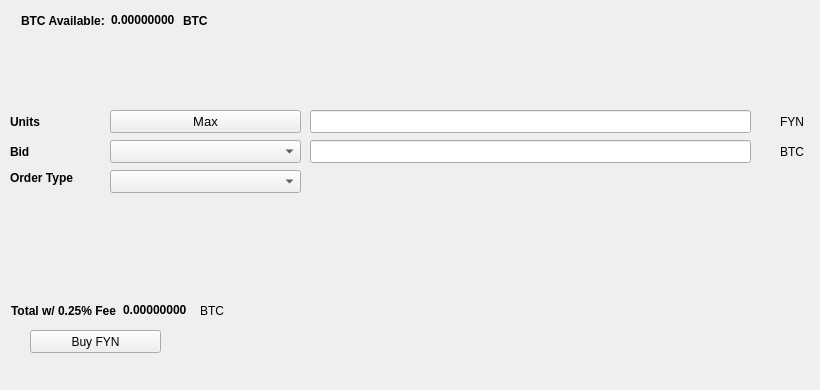
   <widget class="QWidget" name="BuyTab">
    <attribute name="title">
     <string>Buy</string>
    </attribute>
    <widget class="QPushButton" name="BuyFYN">
     <property name="geometry">
      <rect>
       <x>30</x>
       <y>330</y>
       <width>131</width>
       <height>23</height>
      </rect>
     </property>
     <property name="text">
      <string>Buy FYN</string>
     </property>
     <property name="icon">
      <iconset resource="../fyn.qrc">
       <normaloff>:/icons/bitcoin</normaloff>:/icons/bitcoin</iconset>
     </property>
    </widget>
    <widget class="QLabel" name="label_3">
     <property name="geometry">
      <rect>
       <x>10</x>
       <y>110</y>
       <width>46</width>
       <height>23</height>
      </rect>
     </property>
     <property name="font">
      <font>
       <weight>75</weight>
       <bold>true</bold>
      </font>
     </property>
     <property name="text">
      <string>Units</string>
     </property>
    </widget>
    <widget class="QLineEdit" name="UnitsInput">
     <property name="geometry">
      <rect>
       <x>310</x>
       <y>110</y>
       <width>441</width>
       <height>23</height>
      </rect>
     </property>
     <property name="font">
      <font>
       <pointsize>9</pointsize>
       <weight>75</weight>
       <bold>true</bold>
      </font>
     </property>
    </widget>
    <widget class="QLineEdit" name="BuyBidPriceEdit">
     <property name="geometry">
      <rect>
       <x>310</x>
       <y>140</y>
       <width>441</width>
       <height>23</height>
      </rect>
     </property>
     <property name="font">
      <font>
       <pointsize>9</pointsize>
       <weight>75</weight>
       <bold>true</bold>
      </font>
     </property>
    </widget>
    <widget class="QLabel" name="label_4">
     <property name="geometry">
      <rect>
       <x>780</x>
       <y>110</y>
       <width>31</width>
       <height>23</height>
      </rect>
     </property>
     <property name="text">
      <string>FYN</string>
     </property>
    </widget>
    <widget class="QLabel" name="label_5">
     <property name="geometry">
      <rect>
       <x>780</x>
       <y>140</y>
       <width>31</width>
       <height>23</height>
      </rect>
     </property>
     <property name="text">
      <string>BTC</string>
     </property>
    </widget>
    <widget class="QLabel" name="label_6">
     <property name="geometry">
      <rect>
       <x>10</x>
       <y>140</y>
       <width>46</width>
       <height>23</height>
      </rect>
     </property>
     <property name="font">
      <font>
       <weight>75</weight>
       <bold>true</bold>
      </font>
     </property>
     <property name="text">
      <string>Bid</string>
     </property>
    </widget>
    <widget class="QLabel" name="label_7">
     <property name="geometry">
      <rect>
       <x>10</x>
       <y>170</y>
       <width>91</width>
       <height>16</height>
      </rect>
     </property>
     <property name="font">
      <font>
       <weight>75</weight>
       <bold>true</bold>
      </font>
     </property>
     <property name="text">
      <string>Order Type</string>
     </property>
    </widget>
    <widget class="QPushButton" name="Buy_Max_Amount">
     <property name="geometry">
      <rect>
       <x>110</x>
       <y>110</y>
       <width>191</width>
       <height>23</height>
      </rect>
     </property>
     <property name="font">
      <font>
       <pointsize>10</pointsize>
      </font>
     </property>
     <property name="text">
      <string>Max</string>
     </property>
    </widget>
    <widget class="QComboBox" name="BuyBidcomboBox">
     <property name="geometry">
      <rect>
       <x>110</x>
       <y>140</y>
       <width>191</width>
       <height>23</height>
      </rect>
     </property>
     <property name="font">
      <font>
       <pointsize>10</pointsize>
      </font>
     </property>
    </widget>
    <widget class="QComboBox" name="buyOrdertypeCombo">
     <property name="geometry">
      <rect>
       <x>110</x>
       <y>170</y>
       <width>191</width>
       <height>23</height>
      </rect>
     </property>
     <property name="font">
      <font>
       <pointsize>10</pointsize>
      </font>
     </property>
    </widget>
    <widget class="QWidget" name="layoutWidget1">
     <property name="geometry">
      <rect>
       <x>21</x>
       <y>11</y>
       <width>227</width>
       <height>19</height>
      </rect>
     </property>
     <layout class="QHBoxLayout" name="horizontalLayout_3">
      <item>
       <widget class="QLabel" name="label232">
        <property name="font">
         <font>
          <weight>75</weight>
          <bold>true</bold>
         </font>
        </property>
        <property name="text">
         <string>BTC Available:</string>
        </property>
       </widget>
      </item>
      <item>
       <widget class="QLabel" name="BtcAvailableLbl">
        <property name="palette">
         <palette>
          <active>
           <colorrole role="WindowText">
            <brush brushstyle="SolidPattern">
             <color alpha="255">
              <red>0</red>
              <green>0</green>
              <blue>0</blue>
             </color>
            </brush>
           </colorrole>
           <colorrole role="Button">
            <brush brushstyle="SolidPattern">
             <color alpha="255">
              <red>0</red>
              <green>170</green>
              <blue>0</blue>
             </color>
            </brush>
           </colorrole>
           <colorrole role="Light">
            <brush brushstyle="SolidPattern">
             <color alpha="255">
              <red>0</red>
              <green>255</green>
              <blue>0</blue>
             </color>
            </brush>
           </colorrole>
           <colorrole role="Midlight">
            <brush brushstyle="SolidPattern">
             <color alpha="255">
              <red>0</red>
              <green>212</green>
              <blue>0</blue>
             </color>
            </brush>
           </colorrole>
           <colorrole role="Dark">
            <brush brushstyle="SolidPattern">
             <color alpha="255">
              <red>0</red>
              <green>85</green>
              <blue>0</blue>
             </color>
            </brush>
           </colorrole>
           <colorrole role="Mid">
            <brush brushstyle="SolidPattern">
             <color alpha="255">
              <red>0</red>
              <green>113</green>
              <blue>0</blue>
             </color>
            </brush>
           </colorrole>
           <colorrole role="Text">
            <brush brushstyle="SolidPattern">
             <color alpha="255">
              <red>0</red>
              <green>170</green>
              <blue>0</blue>
             </color>
            </brush>
           </colorrole>
           <colorrole role="BrightText">
            <brush brushstyle="SolidPattern">
             <color alpha="255">
              <red>255</red>
              <green>255</green>
              <blue>255</blue>
             </color>
            </brush>
           </colorrole>
           <colorrole role="ButtonText">
            <brush brushstyle="SolidPattern">
             <color alpha="255">
              <red>0</red>
              <green>0</green>
              <blue>0</blue>
             </color>
            </brush>
           </colorrole>
           <colorrole role="Base">
            <brush brushstyle="SolidPattern">
             <color alpha="255">
              <red>255</red>
              <green>255</green>
              <blue>255</blue>
             </color>
            </brush>
           </colorrole>
           <colorrole role="Window">
            <brush brushstyle="SolidPattern">
             <color alpha="255">
              <red>0</red>
              <green>170</green>
              <blue>0</blue>
             </color>
            </brush>
           </colorrole>
           <colorrole role="Shadow">
            <brush brushstyle="SolidPattern">
             <color alpha="255">
              <red>0</red>
              <green>0</green>
              <blue>0</blue>
             </color>
            </brush>
           </colorrole>
           <colorrole role="AlternateBase">
            <brush brushstyle="SolidPattern">
             <color alpha="255">
              <red>127</red>
              <green>212</green>
              <blue>127</blue>
             </color>
            </brush>
           </colorrole>
           <colorrole role="ToolTipBase">
            <brush brushstyle="SolidPattern">
             <color alpha="255">
              <red>255</red>
              <green>255</green>
              <blue>220</blue>
             </color>
            </brush>
           </colorrole>
           <colorrole role="ToolTipText">
            <brush brushstyle="SolidPattern">
             <color alpha="255">
              <red>0</red>
              <green>0</green>
              <blue>0</blue>
             </color>
            </brush>
           </colorrole>
          </active>
          <inactive>
           <colorrole role="WindowText">
            <brush brushstyle="SolidPattern">
             <color alpha="255">
              <red>0</red>
              <green>0</green>
              <blue>0</blue>
             </color>
            </brush>
           </colorrole>
           <colorrole role="Button">
            <brush brushstyle="SolidPattern">
             <color alpha="255">
              <red>0</red>
              <green>170</green>
              <blue>0</blue>
             </color>
            </brush>
           </colorrole>
           <colorrole role="Light">
            <brush brushstyle="SolidPattern">
             <color alpha="255">
              <red>0</red>
              <green>255</green>
              <blue>0</blue>
             </color>
            </brush>
           </colorrole>
           <colorrole role="Midlight">
            <brush brushstyle="SolidPattern">
             <color alpha="255">
              <red>0</red>
              <green>212</green>
              <blue>0</blue>
             </color>
            </brush>
           </colorrole>
           <colorrole role="Dark">
            <brush brushstyle="SolidPattern">
             <color alpha="255">
              <red>0</red>
              <green>85</green>
              <blue>0</blue>
             </color>
            </brush>
           </colorrole>
           <colorrole role="Mid">
            <brush brushstyle="SolidPattern">
             <color alpha="255">
              <red>0</red>
              <green>113</green>
              <blue>0</blue>
             </color>
            </brush>
           </colorrole>
           <colorrole role="Text">
            <brush brushstyle="SolidPattern">
             <color alpha="255">
              <red>0</red>
              <green>170</green>
              <blue>0</blue>
             </color>
            </brush>
           </colorrole>
           <colorrole role="BrightText">
            <brush brushstyle="SolidPattern">
             <color alpha="255">
              <red>255</red>
              <green>255</green>
              <blue>255</blue>
             </color>
            </brush>
           </colorrole>
           <colorrole role="ButtonText">
            <brush brushstyle="SolidPattern">
             <color alpha="255">
              <red>0</red>
              <green>0</green>
              <blue>0</blue>
             </color>
            </brush>
           </colorrole>
           <colorrole role="Base">
            <brush brushstyle="SolidPattern">
             <color alpha="255">
              <red>255</red>
              <green>255</green>
              <blue>255</blue>
             </color>
            </brush>
           </colorrole>
           <colorrole role="Window">
            <brush brushstyle="SolidPattern">
             <color alpha="255">
              <red>0</red>
              <green>170</green>
              <blue>0</blue>
             </color>
            </brush>
           </colorrole>
           <colorrole role="Shadow">
            <brush brushstyle="SolidPattern">
             <color alpha="255">
              <red>0</red>
              <green>0</green>
              <blue>0</blue>
             </color>
            </brush>
           </colorrole>
           <colorrole role="AlternateBase">
            <brush brushstyle="SolidPattern">
             <color alpha="255">
              <red>127</red>
              <green>212</green>
              <blue>127</blue>
             </color>
            </brush>
           </colorrole>
           <colorrole role="ToolTipBase">
            <brush brushstyle="SolidPattern">
             <color alpha="255">
              <red>255</red>
              <green>255</green>
              <blue>220</blue>
             </color>
            </brush>
           </colorrole>
           <colorrole role="ToolTipText">
            <brush brushstyle="SolidPattern">
             <color alpha="255">
              <red>0</red>
              <green>0</green>
              <blue>0</blue>
             </color>
            </brush>
           </colorrole>
          </inactive>
          <disabled>
           <colorrole role="WindowText">
            <brush brushstyle="SolidPattern">
             <color alpha="255">
              <red>0</red>
              <green>85</green>
              <blue>0</blue>
             </color>
            </brush>
           </colorrole>
           <colorrole role="Button">
            <brush brushstyle="SolidPattern">
             <color alpha="255">
              <red>0</red>
              <green>170</green>
              <blue>0</blue>
             </color>
            </brush>
           </colorrole>
           <colorrole role="Light">
            <brush brushstyle="SolidPattern">
             <color alpha="255">
              <red>0</red>
              <green>255</green>
              <blue>0</blue>
             </color>
            </brush>
           </colorrole>
           <colorrole role="Midlight">
            <brush brushstyle="SolidPattern">
             <color alpha="255">
              <red>0</red>
              <green>212</green>
              <blue>0</blue>
             </color>
            </brush>
           </colorrole>
           <colorrole role="Dark">
            <brush brushstyle="SolidPattern">
             <color alpha="255">
              <red>0</red>
              <green>85</green>
              <blue>0</blue>
             </color>
            </brush>
           </colorrole>
           <colorrole role="Mid">
            <brush brushstyle="SolidPattern">
             <color alpha="255">
              <red>0</red>
              <green>113</green>
              <blue>0</blue>
             </color>
            </brush>
           </colorrole>
           <colorrole role="Text">
            <brush brushstyle="SolidPattern">
             <color alpha="255">
              <red>0</red>
              <green>85</green>
              <blue>0</blue>
             </color>
            </brush>
           </colorrole>
           <colorrole role="BrightText">
            <brush brushstyle="SolidPattern">
             <color alpha="255">
              <red>255</red>
              <green>255</green>
              <blue>255</blue>
             </color>
            </brush>
           </colorrole>
           <colorrole role="ButtonText">
            <brush brushstyle="SolidPattern">
             <color alpha="255">
              <red>0</red>
              <green>85</green>
              <blue>0</blue>
             </color>
            </brush>
           </colorrole>
           <colorrole role="Base">
            <brush brushstyle="SolidPattern">
             <color alpha="255">
              <red>0</red>
              <green>170</green>
              <blue>0</blue>
             </color>
            </brush>
           </colorrole>
           <colorrole role="Window">
            <brush brushstyle="SolidPattern">
             <color alpha="255">
              <red>0</red>
              <green>170</green>
              <blue>0</blue>
             </color>
            </brush>
           </colorrole>
           <colorrole role="Shadow">
            <brush brushstyle="SolidPattern">
             <color alpha="255">
              <red>0</red>
              <green>0</green>
              <blue>0</blue>
             </color>
            </brush>
           </colorrole>
           <colorrole role="AlternateBase">
            <brush brushstyle="SolidPattern">
             <color alpha="255">
              <red>0</red>
              <green>170</green>
              <blue>0</blue>
             </color>
            </brush>
           </colorrole>
           <colorrole role="ToolTipBase">
            <brush brushstyle="SolidPattern">
             <color alpha="255">
              <red>255</red>
              <green>255</green>
              <blue>220</blue>
             </color>
            </brush>
           </colorrole>
           <colorrole role="ToolTipText">
            <brush brushstyle="SolidPattern">
             <color alpha="255">
              <red>0</red>
              <green>0</green>
              <blue>0</blue>
             </color>
            </brush>
           </colorrole>
          </disabled>
         </palette>
        </property>
        <property name="font">
         <font>
          <weight>75</weight>
          <bold>true</bold>
         </font>
        </property>
        <property name="text">
         <string>0.00000000</string>
        </property>
        <property name="textInteractionFlags">
         <set>Qt::LinksAccessibleByMouse|Qt::TextSelectableByKeyboard|Qt::TextSelectableByMouse</set>
        </property>
       </widget>
      </item>
      <item>
       <widget class="QLabel" name="BtcAvailableLbl_2">
        <property name="font">
         <font>
          <weight>75</weight>
          <bold>true</bold>
         </font>
        </property>
        <property name="text">
         <string>BTC</string>
        </property>
       </widget>
      </item>
     </layout>
    </widget>
    <widget class="QWidget" name="layoutWidge2">
     <property name="geometry">
      <rect>
       <x>11</x>
       <y>301</y>
       <width>259</width>
       <height>19</height>
      </rect>
     </property>
     <layout class="QHBoxLayout" name="horizontalLayout_4">
      <item>
       <widget class="QLabel" name="label_9">
        <property name="font">
         <font>
          <weight>75</weight>
          <bold>true</bold>
         </font>
        </property>
        <property name="text">
         <string>Total w/ 0.25% Fee</string>
        </property>
       </widget>
      </item>
      <item>
       <widget class="QLabel" name="BuyCostLabel">
        <property name="palette">
         <palette>
          <active>
           <colorrole role="WindowText">
            <brush brushstyle="SolidPattern">
             <color alpha="255">
              <red>0</red>
              <green>0</green>
              <blue>0</blue>
             </color>
            </brush>
           </colorrole>
           <colorrole role="Button">
            <brush brushstyle="SolidPattern">
             <color alpha="255">
              <red>0</red>
              <green>170</green>
              <blue>0</blue>
             </color>
            </brush>
           </colorrole>
           <colorrole role="Light">
            <brush brushstyle="SolidPattern">
             <color alpha="255">
              <red>0</red>
              <green>255</green>
              <blue>0</blue>
             </color>
            </brush>
           </colorrole>
           <colorrole role="Midlight">
            <brush brushstyle="SolidPattern">
             <color alpha="255">
              <red>0</red>
              <green>212</green>
              <blue>0</blue>
             </color>
            </brush>
           </colorrole>
           <colorrole role="Dark">
            <brush brushstyle="SolidPattern">
             <color alpha="255">
              <red>0</red>
              <green>85</green>
              <blue>0</blue>
             </color>
            </brush>
           </colorrole>
           <colorrole role="Mid">
            <brush brushstyle="SolidPattern">
             <color alpha="255">
              <red>0</red>
              <green>113</green>
              <blue>0</blue>
             </color>
            </brush>
           </colorrole>
           <colorrole role="Text">
            <brush brushstyle="SolidPattern">
             <color alpha="255">
              <red>0</red>
              <green>170</green>
              <blue>0</blue>
             </color>
            </brush>
           </colorrole>
           <colorrole role="BrightText">
            <brush brushstyle="SolidPattern">
             <color alpha="255">
              <red>255</red>
              <green>255</green>
              <blue>255</blue>
             </color>
            </brush>
           </colorrole>
           <colorrole role="ButtonText">
            <brush brushstyle="SolidPattern">
             <color alpha="255">
              <red>0</red>
              <green>0</green>
              <blue>0</blue>
             </color>
            </brush>
           </colorrole>
           <colorrole role="Base">
            <brush brushstyle="SolidPattern">
             <color alpha="255">
              <red>255</red>
              <green>255</green>
              <blue>255</blue>
             </color>
            </brush>
           </colorrole>
           <colorrole role="Window">
            <brush brushstyle="SolidPattern">
             <color alpha="255">
              <red>0</red>
              <green>170</green>
              <blue>0</blue>
             </color>
            </brush>
           </colorrole>
           <colorrole role="Shadow">
            <brush brushstyle="SolidPattern">
             <color alpha="255">
              <red>0</red>
              <green>0</green>
              <blue>0</blue>
             </color>
            </brush>
           </colorrole>
           <colorrole role="AlternateBase">
            <brush brushstyle="SolidPattern">
             <color alpha="255">
              <red>127</red>
              <green>212</green>
              <blue>127</blue>
             </color>
            </brush>
           </colorrole>
           <colorrole role="ToolTipBase">
            <brush brushstyle="SolidPattern">
             <color alpha="255">
              <red>255</red>
              <green>255</green>
              <blue>220</blue>
             </color>
            </brush>
           </colorrole>
           <colorrole role="ToolTipText">
            <brush brushstyle="SolidPattern">
             <color alpha="255">
              <red>0</red>
              <green>0</green>
              <blue>0</blue>
             </color>
            </brush>
           </colorrole>
          </active>
          <inactive>
           <colorrole role="WindowText">
            <brush brushstyle="SolidPattern">
             <color alpha="255">
              <red>0</red>
              <green>0</green>
              <blue>0</blue>
             </color>
            </brush>
           </colorrole>
           <colorrole role="Button">
            <brush brushstyle="SolidPattern">
             <color alpha="255">
              <red>0</red>
              <green>170</green>
              <blue>0</blue>
             </color>
            </brush>
           </colorrole>
           <colorrole role="Light">
            <brush brushstyle="SolidPattern">
             <color alpha="255">
              <red>0</red>
              <green>255</green>
              <blue>0</blue>
             </color>
            </brush>
           </colorrole>
           <colorrole role="Midlight">
            <brush brushstyle="SolidPattern">
             <color alpha="255">
              <red>0</red>
              <green>212</green>
              <blue>0</blue>
             </color>
            </brush>
           </colorrole>
           <colorrole role="Dark">
            <brush brushstyle="SolidPattern">
             <color alpha="255">
              <red>0</red>
              <green>85</green>
              <blue>0</blue>
             </color>
            </brush>
           </colorrole>
           <colorrole role="Mid">
            <brush brushstyle="SolidPattern">
             <color alpha="255">
              <red>0</red>
              <green>113</green>
              <blue>0</blue>
             </color>
            </brush>
           </colorrole>
           <colorrole role="Text">
            <brush brushstyle="SolidPattern">
             <color alpha="255">
              <red>0</red>
              <green>170</green>
              <blue>0</blue>
             </color>
            </brush>
           </colorrole>
           <colorrole role="BrightText">
            <brush brushstyle="SolidPattern">
             <color alpha="255">
              <red>255</red>
              <green>255</green>
              <blue>255</blue>
             </color>
            </brush>
           </colorrole>
           <colorrole role="ButtonText">
            <brush brushstyle="SolidPattern">
             <color alpha="255">
              <red>0</red>
              <green>0</green>
              <blue>0</blue>
             </color>
            </brush>
           </colorrole>
           <colorrole role="Base">
            <brush brushstyle="SolidPattern">
             <color alpha="255">
              <red>255</red>
              <green>255</green>
              <blue>255</blue>
             </color>
            </brush>
           </colorrole>
           <colorrole role="Window">
            <brush brushstyle="SolidPattern">
             <color alpha="255">
              <red>0</red>
              <green>170</green>
              <blue>0</blue>
             </color>
            </brush>
           </colorrole>
           <colorrole role="Shadow">
            <brush brushstyle="SolidPattern">
             <color alpha="255">
              <red>0</red>
              <green>0</green>
              <blue>0</blue>
             </color>
            </brush>
           </colorrole>
           <colorrole role="AlternateBase">
            <brush brushstyle="SolidPattern">
             <color alpha="255">
              <red>127</red>
              <green>212</green>
              <blue>127</blue>
             </color>
            </brush>
           </colorrole>
           <colorrole role="ToolTipBase">
            <brush brushstyle="SolidPattern">
             <color alpha="255">
              <red>255</red>
              <green>255</green>
              <blue>220</blue>
             </color>
            </brush>
           </colorrole>
           <colorrole role="ToolTipText">
            <brush brushstyle="SolidPattern">
             <color alpha="255">
              <red>0</red>
              <green>0</green>
              <blue>0</blue>
             </color>
            </brush>
           </colorrole>
          </inactive>
          <disabled>
           <colorrole role="WindowText">
            <brush brushstyle="SolidPattern">
             <color alpha="255">
              <red>0</red>
              <green>85</green>
              <blue>0</blue>
             </color>
            </brush>
           </colorrole>
           <colorrole role="Button">
            <brush brushstyle="SolidPattern">
             <color alpha="255">
              <red>0</red>
              <green>170</green>
              <blue>0</blue>
             </color>
            </brush>
           </colorrole>
           <colorrole role="Light">
            <brush brushstyle="SolidPattern">
             <color alpha="255">
              <red>0</red>
              <green>255</green>
              <blue>0</blue>
             </color>
            </brush>
           </colorrole>
           <colorrole role="Midlight">
            <brush brushstyle="SolidPattern">
             <color alpha="255">
              <red>0</red>
              <green>212</green>
              <blue>0</blue>
             </color>
            </brush>
           </colorrole>
           <colorrole role="Dark">
            <brush brushstyle="SolidPattern">
             <color alpha="255">
              <red>0</red>
              <green>85</green>
              <blue>0</blue>
             </color>
            </brush>
           </colorrole>
           <colorrole role="Mid">
            <brush brushstyle="SolidPattern">
             <color alpha="255">
              <red>0</red>
              <green>113</green>
              <blue>0</blue>
             </color>
            </brush>
           </colorrole>
           <colorrole role="Text">
            <brush brushstyle="SolidPattern">
             <color alpha="255">
              <red>0</red>
              <green>85</green>
              <blue>0</blue>
             </color>
            </brush>
           </colorrole>
           <colorrole role="BrightText">
            <brush brushstyle="SolidPattern">
             <color alpha="255">
              <red>255</red>
              <green>255</green>
              <blue>255</blue>
             </color>
            </brush>
           </colorrole>
           <colorrole role="ButtonText">
            <brush brushstyle="SolidPattern">
             <color alpha="255">
              <red>0</red>
              <green>85</green>
              <blue>0</blue>
             </color>
            </brush>
           </colorrole>
           <colorrole role="Base">
            <brush brushstyle="SolidPattern">
             <color alpha="255">
              <red>0</red>
              <green>170</green>
              <blue>0</blue>
             </color>
            </brush>
           </colorrole>
           <colorrole role="Window">
            <brush brushstyle="SolidPattern">
             <color alpha="255">
              <red>0</red>
              <green>170</green>
              <blue>0</blue>
             </color>
            </brush>
           </colorrole>
           <colorrole role="Shadow">
            <brush brushstyle="SolidPattern">
             <color alpha="255">
              <red>0</red>
              <green>0</green>
              <blue>0</blue>
             </color>
            </brush>
           </colorrole>
           <colorrole role="AlternateBase">
            <brush brushstyle="SolidPattern">
             <color alpha="255">
              <red>0</red>
              <green>170</green>
              <blue>0</blue>
             </color>
            </brush>
           </colorrole>
           <colorrole role="ToolTipBase">
            <brush brushstyle="SolidPattern">
             <color alpha="255">
              <red>255</red>
              <green>255</green>
              <blue>220</blue>
             </color>
            </brush>
           </colorrole>
           <colorrole role="ToolTipText">
            <brush brushstyle="SolidPattern">
             <color alpha="255">
              <red>0</red>
              <green>0</green>
              <blue>0</blue>
             </color>
            </brush>
           </colorrole>
          </disabled>
         </palette>
        </property>
        <property name="font">
         <font>
          <weight>75</weight>
          <bold>true</bold>
         </font>
        </property>
        <property name="autoFillBackground">
         <bool>false</bool>
        </property>
        <property name="text">
         <string>0.00000000</string>
        </property>
        <property name="textInteractionFlags">
         <set>Qt::LinksAccessibleByMouse|Qt::TextSelectableByMouse</set>
        </property>
       </widget>
      </item>
      <item>
       <widget class="QLabel" name="label_10">
        <property name="font">
         <font>
          <weight>50</weight>
          <bold>false</bold>
         </font>
        </property>
        <property name="text">
         <string>BTC</string>
        </property>
       </widget>
      </item>
     </layout>
    </widget>
    <widget class="QLabel" name="label_24">
     <property name="geometry">
      <rect>
       <x>460</x>
       <y>300</y>
       <width>281</width>
       <height>81</height>
      </rect>
     </property>
     <property name="text">
      <string/>
     </property>
     <property name="pixmap">
      <pixmap>:/images/bittrex</pixmap>
     </property>
    </widget>
   </widget>
